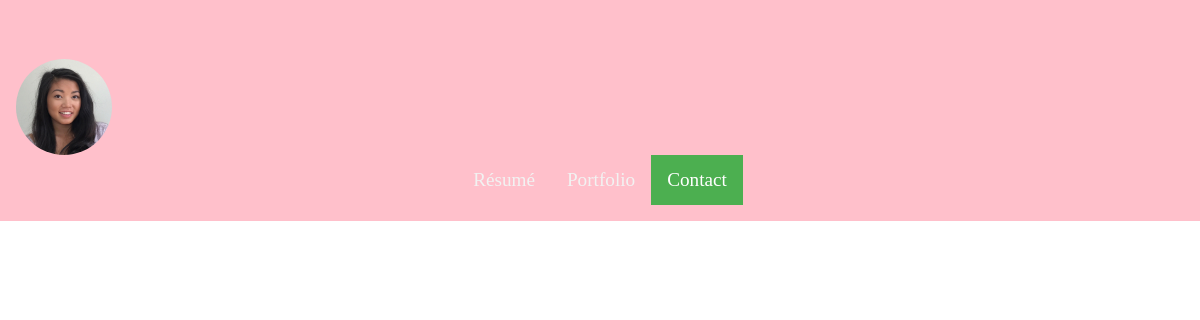
The app's page /contact/, older data.
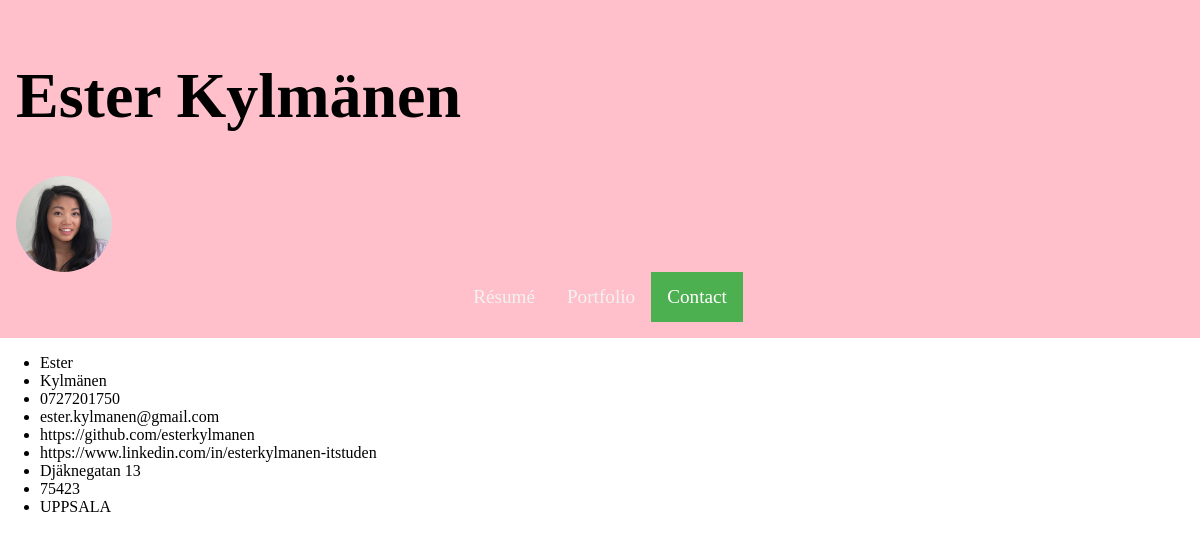
The same page, newer data.
### resume/models.py (models this page shows, shortened)
class Contact(models.Model):
    first_name = models.CharField(max_length=50)
    last_name = models.CharField(max_length=50)
    phone_no = models.BigIntegerField()
    email = models.CharField(max_length=50)
    address = models.CharField(max_length=50)
    zip_code = models.IntegerField()
    city = models.CharField(max_length=50)
    github = models.CharField(max_length=50)
    linkedin = models.CharField(max_length=50)

### resume/views.py (the view)
# urls.py: path('contact/', views.contact),
def contact(request):
    contact_list = Contact.objects.all()
    contact_dict = {'contacts': contact_list}
    return render(request, 'contact.html', contact_dict)

### resume/templatetags/header_links.py (called while the page is built)
@register.inclusion_tag("navigation.html", takes_context=True)
def navigation(context):
    links = {
        'Résumé': "/resume",
        'Portfolio': "/portfolio",
        'Contact': "/contact",
    }
    return {
        'links': links,
        'request': context['request']
    }

### resume/templates/contact.html
{% extends "base.html" %}
{% block content %}
<div class="flex-container">
    <ul>
        {% for contact in contacts %}
            <li>{{ contact.first_name }}</li>
            <li>{{ contact.last_name }}</li>
            <li>0{{ contact.phone_no }}</li>
            <li>{{ contact.email }}</li>
            <li>{{ contact.github }}</li>
            <li>{{ contact.linkedin }}</li>
            <li>{{ contact.address }}</li>
            <li>{{ contact.zip_code }}</li>
            <li>{{ contact.city }}</li>
        {% endfor %}
    </ul>
</div>
{% endblock %}

### resume/templates/header.html
{% load static %}
{% load header_links %}
<header>
    <h1>
        {% for contact in contacts %} {{ contact.first_name }} {{ contact.last_name}} {% endfor %}
    </h1>
    <img class="self" src="{% static 'images/ester.jpg' %}">
    {% navigation %}
</header>

Row changes from the older to the newer data that the page shows:
added Contact: first_name "Ester", last_name "Kylmänen", phone_no "727201750", email "ester.kylmanen@gmail.com", github "https://github.com/esterkylmanen", linkedin "https://www.linkedin.com/in/esterkylmanen-itstuden", address "Djäknegatan 13", zip_code "75423", city "UPPSALA"
